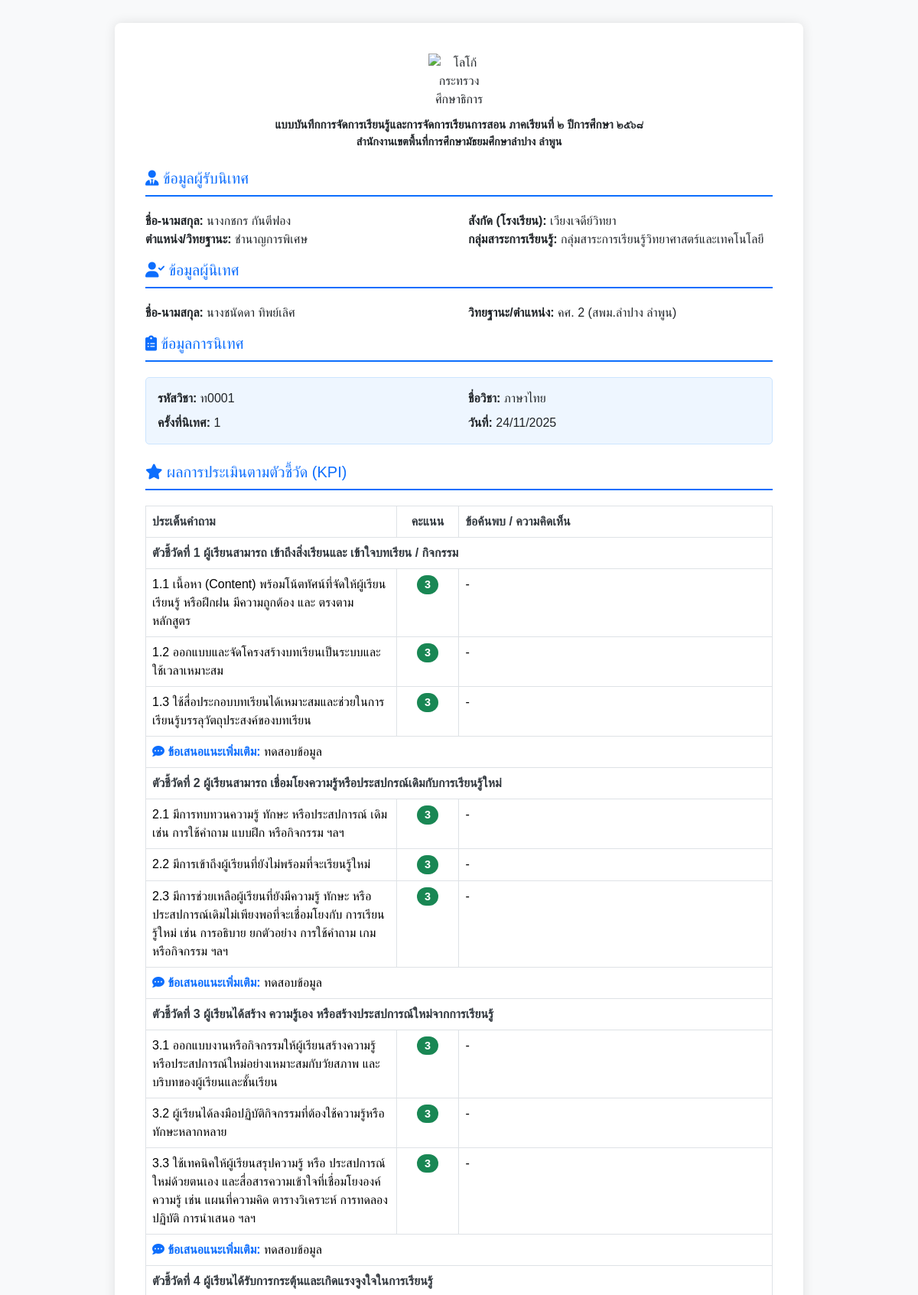
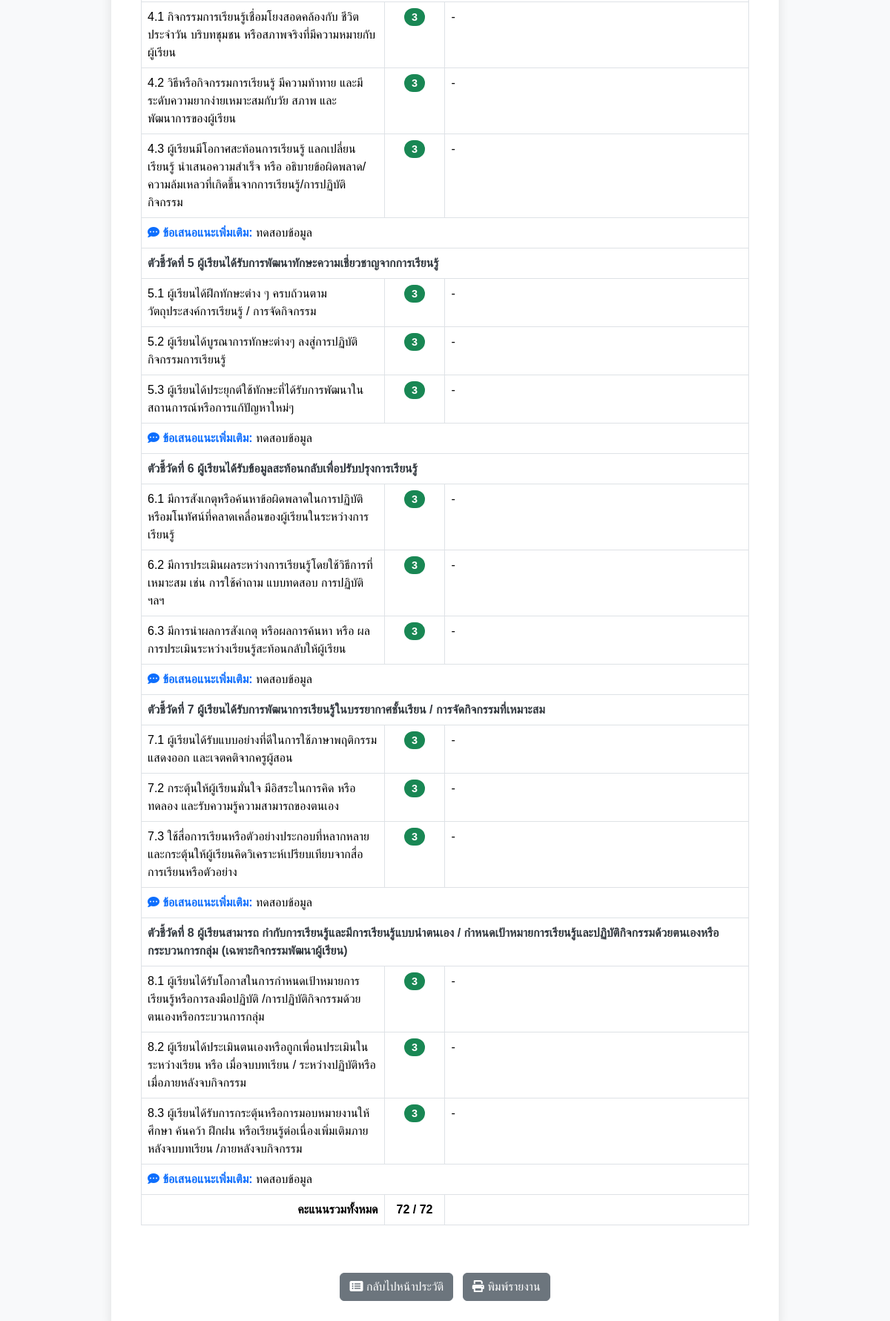
The app's page /supervision_report.php?session_id=33 with its own data (2 pictures, top to bottom).
### tables this page shows
CREATE TABLE `supervision_sessions` (
  `id` int(11) NOT NULL,
  `supervisor_p_id` varchar(13) NOT NULL COMMENT 'FK to supervisor.p_id',
  `teacher_t_pid` varchar(13) NOT NULL COMMENT 'FK to teacher.t_pid',
  `subject_code` varchar(50) DEFAULT NULL COMMENT 'รหัสวิชา',
  `subject_name` varchar(255) DEFAULT NULL COMMENT 'ชื่อวิชา',
  `inspection_time` int(2) DEFAULT NULL COMMENT 'ครั้งที่นิเทศ',
  `inspection_date` date DEFAULT NULL COMMENT 'วันที่รับการนิเทศ',
  `overall_suggestion` text DEFAULT NULL COMMENT 'ข้อเสนอแนะเพิ่มเติม',
  `supervision_date` timestamp NOT NULL DEFAULT current_timestamp(),
  `satisfaction_suggestion` text DEFAULT NULL COMMENT 'ข้อเสนอแนะจากแบบประเมินความพึงพอใจ',
  `satisfaction_submitted` tinyint(1) NOT NULL DEFAULT 0 COMMENT 'สถานะการประเมิน: 0=ยังไม่ประเมิน, 1=ประเมินแล้ว',
  `satisfaction_date` datetime DEFAULT NULL COMMENT 'วันที่ประเมินความพึงพอใจ'
);

CREATE TABLE `teacher` (
  `t_pid` varchar(255) DEFAULT NULL,
  `school_id` int(11) DEFAULT NULL,
  `prefix_id` varchar(3) DEFAULT NULL,
  `PrefixName` varchar(100) DEFAULT NULL,
  `fname` varchar(100) DEFAULT NULL,
  `lname` varchar(100) DEFAULT NULL,
  `adm_rank_id` int(11) DEFAULT NULL,
  `adm_name` varchar(100) DEFAULT NULL,
  `learning_group_id` int(3) DEFAULT NULL,
  `learning_group` varchar(255) DEFAULT NULL,
  `major_subject` varchar(255) DEFAULT NULL
);

CREATE TABLE `school` (
  `school_id` int(11) DEFAULT NULL,
  `SchoolName` varchar(255) DEFAULT NULL,
  `SchoolGroup` int(11) DEFAULT NULL
);

CREATE TABLE `supervisor` (
  `p_id` varchar(13) DEFAULT NULL,
  `office_id` varchar(3) DEFAULT NULL,
  `OfficeName` varchar(255) DEFAULT NULL,
  `prefix_id` int(11) DEFAULT NULL,
  `PrefixName` varchar(50) DEFAULT NULL,
  `fname` varchar(100) DEFAULT NULL,
  `lname` varchar(100) DEFAULT NULL,
  `position` varchar(100) DEFAULT NULL,
  `rank_id` varchar(2) DEFAULT NULL,
  `RankName` varchar(255) DEFAULT NULL
);

CREATE TABLE `kpi_answers` (
  `id` int(11) NOT NULL,
  `session_id` int(11) NOT NULL COMMENT 'FK to supervision_sessions.id',
  `question_id` int(11) NOT NULL COMMENT 'FK to kpi_questions.id',
  `rating_score` int(1) DEFAULT NULL,
  `comment` text DEFAULT NULL
);

CREATE TABLE `kpi_questions` (
  `id` int(11) NOT NULL,
  `indicator_id` int(11) NOT NULL COMMENT 'FK อ้างอิงถึงตาราง kpi_indicators',
  `question_text` text NOT NULL COMMENT 'ข้อความคำถาม',
  `display_order` int(11) NOT NULL DEFAULT 0 COMMENT 'ลำดับการแสดงผลของคำถามในตัวชี้วัดนั้นๆ'
);

### supervision_report.php (the view, shortened to what this page needs)
<?php
require_once 'config/db_connect.php';
$session_id = intval($_REQUEST['session_id']);
$sql_info = "SELECT
                ss.*,
                /* ข้อมูลครู */
                t.PrefixName AS t_prefix, t.fname AS t_fname, t.lname AS t_lname,
                t.t_pid, t.adm_name AS t_position, vtcg.core_learning_group AS learning_group,
                s_school.SchoolName AS t_school,
                /* ข้อมูลผู้นิเทศ */
                sp.PrefixName AS s_prefix, sp.fname AS s_fname, sp.lname AS s_lname,
                sp.p_id AS s_pid, sp.RankName AS s_rank, sp.OfficeName AS s_office
            FROM supervision_sessions ss
            LEFT JOIN teacher t ON ss.teacher_t_pid = t.t_pid
            LEFT JOIN view_teacher_core_groups vtcg ON t.t_pid = vtcg.t_pid
            LEFT JOIN school s_school ON t.school_id = s_school.school_id
            LEFT JOIN supervisor sp ON ss.supervisor_p_id = sp.p_id
            WHERE ss.id = ?";
$stmt = $conn->prepare($sql_info);
$stmt->bind_param("i", $session_id);
$stmt->execute();
$result_info = $stmt->get_result();
$info = $result_info->fetch_assoc();
$sql_answers = "SELECT
                    q.question_text,
                    ans.rating_score,
                    ans.comment,
                    ind.title AS indicator_title,
                    ind.id AS indicator_id
                FROM kpi_answers ans
                JOIN kpi_questions q ON ans.question_id = q.id
                JOIN kpi_indicators ind ON q.indicator_id = ind.id
                WHERE ans.session_id = ?
                ORDER BY ind.display_order, q.display_order";
$stmt_ans = $conn->prepare($sql_answers);
$stmt_ans->bind_param("i", $session_id);
$stmt_ans->execute();
$result_ans = $stmt_ans->get_result();
$kpi_data = [];
$total_score = 0;
$count_questions = 0;
while ($row = $result_ans->fetch_assoc()) {
    $kpi_data[$row['indicator_id']]['title'] = $row['indicator_title'];
    $kpi_data[$row['indicator_id']]['questions'][] = $row;
    $total_score += $row['rating_score'];
    $count_questions++;
}
$sql_sugg = "SELECT indicator_id, suggestion_text FROM kpi_indicator_suggestions WHERE session_id = ?";
$stmt_sugg = $conn->prepare($sql_sugg);
$stmt_sugg->bind_param("i", $session_id);
$stmt_sugg->execute();
$result_sugg = $stmt_sugg->get_result();
$suggestions = [];
while ($row = $result_sugg->fetch_assoc()) {
    $suggestions[$row['indicator_id']] = $row['suggestion_text'];
}
?>
<!DOCTYPE html>
<html lang="th">
<head>
    <link href="https://cdn.jsdelivr.net/npm/bootstrap@5.3.3/dist/css/bootstrap.min.css" rel="stylesheet">
    <link rel="stylesheet" href="https://cdnjs.cloudflare.com/ajax/libs/font-awesome/6.0.0/css/all.min.css">
    <link rel="stylesheet" href="css/report_style.css"> </head>
<body>
    <div class="container">
        <div class="report-container" style="position: relative;">
            <div class="text-center mb-5" style="margin-bottom: 25px !important;">
                <img src="images/logo.png" alt="โลโก้กระทรวงศึกษาธิการ" style="max-width: 80px; margin-bottom: 10px;">
                <p style="margin-bottom: 0; font-weight: bold; font-size: 0.95rem;">แบบบันทึกการจัดการเรียนรู้และการจัดการเรียนการสอน ภาคเรียนที่ ๒ ปีการศึกษา ๒๕๖๘</p>
                <p style="margin-bottom: 0; font-weight: bold; font-size: 0.9rem;">สำนักงานเขตพื้นที่การศึกษามัธยมศึกษาลำปาง ลำพูน</p>
            </div>
            <h5 class="header-title"><i class="fas fa-user-tie"></i> ข้อมูลผู้รับนิเทศ</h5>
            <div class="row mb-3">
                <div class="col-6">
                    <strong>ชื่อ-นามสกุล:</strong> <?php echo $info['t_prefix'] . $info['t_fname'] . ' ' . $info['t_lname']; ?>
                </div>
                <div class="col-6">
                    <strong>สังกัด (โรงเรียน):</strong> <?php echo $info['t_school']; ?>
                </div>
                <div class="col-6">
                    <strong>ตำแหน่ง/วิทยฐานะ:</strong> <?php echo $info['t_position']; ?>
                </div>
                <div class="col-6">
                    <strong>กลุ่มสาระการเรียนรู้:</strong> <?php echo $info['learning_group'] ?? '-'; ?>
                </div>
            </div>
            <h5 class="header-title"><i class="fas fa-user-check"></i> ข้อมูลผู้นิเทศ</h5>
            <div class="row mb-3">
                <div class="col-6">
                    <strong>ชื่อ-นามสกุล:</strong> <?php echo $info['s_prefix'] . $info['s_fname'] . ' ' . $info['s_lname']; ?>
                </div>
                <div class="col-6">
                    <strong>วิทยฐานะ/ตำแหน่ง:</strong> <?php echo $info['s_rank']; ?> (<?php echo $info['s_office']; ?>)
                </div>
            </div>
            <h5 class="header-title"><i class="fas fa-clipboard-list"></i> ข้อมูลการนิเทศ</h5>
            <div class="info-box">
                <div class="row">
                    <div class="col-6"><strong>รหัสวิชา:</strong> <?php echo $info['subject_code']; ?></div>
                    <div class="col-6"><strong>ชื่อวิชา:</strong> <?php echo $info['subject_name']; ?></div>
                </div>
                <div class="row mt-2"> <div class="col-6"><strong>ครั้งที่นิเทศ:</strong> <?php echo $info['inspection_time']; ?></div>
                    <div class="col-6"><strong>วันที่:</strong> <?php echo date('d/m/Y', strtotime($info['supervision_date'])); ?></div>
                </div>
            </div>
            <h5 class="header-title mt-4"><i class="fas fa-star"></i> ผลการประเมินตามตัวชี้วัด (KPI)</h5>
            <div class="table-responsive">
                <table class="table table-bordered table-kpi">
                    <thead>
                        <tr>
                            <th style="width: 40%;">ประเด็นคำถาม</th>
                            <th style="width: 10%; text-align: center;">คะแนน</th>
                            <th style="width: 50%;">ข้อค้นพบ / ความคิดเห็น</th>
                        </tr>
                    </thead>
                    <?php foreach ($kpi_data as $ind_id => $data): ?>
                        <tbody style="page-break-inside: avoid;">
                            <tr class="indicator-title-row">
                                <td colspan="3"><?php echo $data['title']; ?></td>
                            </tr>
                            <?php foreach ($data['questions'] as $q): ?>
                                <tr>
                                    <td><?php echo $q['question_text']; ?></td>
                                    <td class="text-center">
                                        <?php
                                        $score = $q['rating_score'];
                                        $class = 'badge-2';
                                        if ($score == 3) $class = 'badge-3';
                                        elseif ($score == 1) $class = 'badge-1';
                                        elseif ($score == 0) $class = 'badge-0';
                                        ?>
                                        <span class="badge score-badge <?php echo $class; ?>"><?php echo htmlspecialchars($score); ?></span>
                                    </td>
                                    <td><?php echo !empty($q['comment']) ? nl2br(htmlspecialchars($q['comment'])) : '-'; ?></td>
                                </tr>
                            <?php endforeach; ?>
                            <?php if (isset($suggestions[$ind_id]) && !empty($suggestions[$ind_id])): ?>
                                <tr>
                                    <td colspan="3" class="kpi-suggestion-cell">
                                        <i class="fas fa-comment-dots"></i> <strong>ข้อเสนอแนะเพิ่มเติม:</strong>
                                        <?php echo nl2br(htmlspecialchars($suggestions[$ind_id])); ?>
                                    </td>
                                </tr>
                            <?php endif; ?>
                        </tbody>
                    <?php endforeach; ?>
                    <tbody>
                        <tr style="background-color: white;">
                            <td class="text-end"><strong>คะแนนรวมทั้งหมด</strong></td>
                            <td class="text-center fw-bold"><?php echo $total_score; ?> / <?php echo $count_questions * 3; ?></td>
                            <td></td>
                        </tr>
                    </tbody>
                </table>
            </div>
            <div class="text-center mt-5 no-print">
                <a href="history.php" class="btn btn-secondary me-2"><i class="fas fa-list-alt"></i> กลับไปหน้าประวัติ</a>
                <button onclick="window.print()" class="btn btn-secondary"><i class="fas fa-print"></i> พิมพ์รายงาน</button>
            </div>
        </div>
    </div>
</body>
</html>

### css/report_style.css (style rules this page uses)
body { background-color: #f8f9fa; font-family: 'Sarabun', sans-serif; }
.report-container { max-width: 900px; margin: 30px auto; background: #fff; padding: 40px; box-shadow: 0 0 15px rgba(0, 0, 0, 0.1); border-radius: 8px; }
.header-title { color: #0d6efd; border-bottom: 2px solid #0d6efd; padding-bottom: 10px; margin-bottom: 20px; }
.info-box { background-color: #eef6ff; padding: 15px; border-radius: 5px; margin-bottom: 20px; border: 1px solid #cce5ff; }
.table-kpi thead { background-color: white; }
.table-kpi th { background-color: white !important; color: #343a40 !important; }
.indicator-title-row td { background-color: white !important; color: #343a40 !important; font-weight: bold; }
.kpi-suggestion-cell { background-color: white !important; color: #000000 !important; }
.kpi-suggestion-cell strong { color: #0d6efd !important; }
.kpi-suggestion-cell i { color: #0d6efd !important; }
.table-kpi tbody tr { background-color: white; }
.score-badge { font-size: 0.9rem; padding: 5px 10px; border-radius: 20px; }
.badge-3 { background-color: #198754; color: white; }

### records on screen
supervision_sessions: teacher.PrefixName "นาง", teacher.fname "กชกร", teacher.lname "กันตีฟอง", school.SchoolName "เวียงเจดีย์วิทยา", teacher.adm_name "ชำนาญการพิเศษ", supervisor.PrefixName "นาง", supervisor.fname "ชนัดดา", supervisor.lname "ทิพย์เลิศ", supervisor.RankName "คศ. 2", supervisor.OfficeName "สพม.ลำปาง ลำพูน", subject_code "ท0001", subject_name "ภาษาไทย", inspection_time "1", supervision_date "24/11/2025"
kpi_answers: kpi_questions.question_text "1.1 เนื้อหา (Content) พร้อมโน้ตทัศน์ที่จัดให้ผู้เรียนเรียนรู้ หรือฝึกฝน มีความถูกต้อง และ ตรงตามหลักสูตร", rating_score "3", comment "-"
kpi_answers: kpi_questions.question_text "1.2 ออกแบบและจัดโครงสร้างบทเรียนเป็นระบบและใช้เวลาเหมาะสม", rating_score "3", comment "-"
kpi_answers: kpi_questions.question_text "1.3 ใช้สื่อประกอบบทเรียนได้เหมาะสมและช่วยในการเรียนรู้บรรลุวัตถุประสงค์ของบทเรียน", rating_score "3", comment "-"
kpi_answers: kpi_questions.question_text "2.1 มีการทบทวนความรู้ ทักษะ หรือประสปการณ์ เดิม เช่น การใช้คำถาม แบบฝึก หรือกิจกรรม ฯลฯ", rating_score "3", comment "-"
kpi_answers: kpi_questions.question_text "2.2 มีการเข้าถึงผู้เรียนที่ยังไม่พร้อมที่จะเรียนรู้ใหม่", rating_score "3", comment "-"
kpi_answers: kpi_questions.question_text "2.3 มีการช่วยเหลือผู้เรียนที่ยังมีความรู้ ทักษะ หรือ ประสปการณ์เดิมไม่เพียงพอที่จะเชื่อมโยงกับ การเรียนรู้ใหม่ เช่น การอธิบาย ยกตัวอย่าง การใช้คำถาม เกม หรือกิจกรรม ฯลฯ", rating_score "3", comment "-"
kpi_answers: kpi_questions.question_text "3.1 ออกแบบงานหรือกิจกรรมให้ผู้เรียนสร้างความรู้หรือประสปการณ์ใหม่อย่างเหมาะสมกับวัยสภาพ และบริบทของผู้เรียนและชั้นเรียน", rating_score "3", comment "-"
kpi_answers: kpi_questions.question_text "3.2 ผู้เรียนได้ลงมือปฏิบัติกิจกรรมที่ต้องใช้ความรู้หรือทักษะหลากหลาย", rating_score "3", comment "-"
kpi_answers: kpi_questions.question_text "3.3 ใช้เทคนิคให้ผู้เรียนสรุปความรู้ หรือ ประสปการณ์ใหม่ด้วยตนเอง และสื่อสารความเข้าใจที่เชื่อมโยงองค์ความรู้ เช่น แผนที่ความคิด ตารางวิเคราะห์ การทดลองปฏิบัติ การนำเสนอ ฯลฯ", rating_score "3", comment "-"
kpi_answers: kpi_questions.question_text "4.1 กิจกรรมการเรียนรู้เชื่อมโยงสอดคล้องกับ ชีวิตประจำวัน บริบทชุมชน หรือสภาพจริงที่มีความหมายกับผู้เรียน", rating_score "3", comment "-"
kpi_answers: kpi_questions.question_text "4.2 วิธีหรือกิจกรรมการเรียนรู้ มีความท้าทาย และมีระดับความยากง่ายเหมาะสมกับวัย สภาพ และพัฒนาการของผู้เรียน", rating_score "3", comment "-"
kpi_answers: kpi_questions.question_text "4.3 ผู้เรียนมีโอกาศสะท้อนการเรียนรู้ แลกเปลี่ยน เรียนรู้ นำเสนอความสำเร็จ หรือ อธิบายข้อผิดพลาด/ความล้มเหลวที่เกิดขึ้นจากการเรียนรู้/การปฏิบัติกิจกรรม", rating_score "3", comment "-"
kpi_answers: kpi_questions.question_text "5.1 ผู้เรียนได้ฝึกทักษะต่าง ๆ ครบถ้วนตามวัตถุประสงค์การเรียนรู้ / การจัดกิจกรรม", rating_score "3", comment "-"
kpi_answers: kpi_questions.question_text "5.2 ผู้เรียนได้บูรณาการทักษะต่างๆ ลงสู่การปฏิบัติกิจกรรมการเรียนรู้", rating_score "3", comment "-"
kpi_answers: kpi_questions.question_text "5.3 ผู้เรียนได้ประยุกต์ใช้ทักษะที่ได้รับการพัฒนาในสถานการณ์หรือการแก้ปัญหาใหม่ๆ", rating_score "3", comment "-"
kpi_answers: kpi_questions.question_text "6.1 มีการสังเกตุหรือค้นหาข้อผิดพลาดในการปฏิบัติหรือมโนทัศน์ที่คลาดเคลื่อนของผู้เรียนในระหว่างการเรียนรู้", rating_score "3", comment "-"
kpi_answers: kpi_questions.question_text "6.2 มีการประเมินผลระหว่างการเรียนรู้โดยใช้วิธีการที่เหมาะสม เช่น การใช้คำถาม แบบทดสอบ การปฏิบัติ ฯลฯ", rating_score "3", comment "-"
kpi_answers: kpi_questions.question_text "6.3 มีการนำผลการสังเกตุ หรือผลการค้นหา หรือ ผลการประเมินระหว่างเรียนรู้สะท้อนกลับให้ผู้เรียน", rating_score "3", comment "-"
kpi_answers: kpi_questions.question_text "7.1 ผู้เรียนได้รับแบบอย่างที่ดีในการใช้ภาษาพฤติกรรมแสดงออก และเจตคติจากครูผู้สอน", rating_score "3", comment "-"
kpi_answers: kpi_questions.question_text "7.2 กระตุ้นให้ผู้เรียนมั่นใจ มีอิสระในการคิด หรือ ทดลอง และรับความรู้ความสามารถของตนเอง", rating_score "3", comment "-"
kpi_answers: kpi_questions.question_text "7.3 ใช้สื่อการเรียนหรือตัวอย่างประกอบที่หลากหลาย และกระตุ้นให้ผู้เรียนคิดวิเคราะห์เปรียบเทียบจากสื่อการเรียนหรือตัวอย่าง", rating_score "3", comment "-"
kpi_answers: kpi_questions.question_text "8.1 ผู้เรียนได้รับโอกาสในการกำหนดเป้าหมายการเรียนรู้หรือการลงมือปฏิบัติ /การปฏิบัติกิจกรรมด้วยตนเองหรือกระบวนการกลุ่ม", rating_score "3", comment "-"
kpi_answers: kpi_questions.question_text "8.2 ผู้เรียนได้ประเมินตนเองหรือถูกเพื่อนประเมินในระหว่างเรียน หรือ เมื่อจบบทเรียน / ระหว่างปฏิบัติหรือเมื่อภายหลังจบกิจกรรม", rating_score "3", comment "-"
kpi_answers: kpi_questions.question_text "8.3 ผู้เรียนได้รับการกระตุ้นหรือการมอบหมายงานให้ศึกษา ค้นคว้า ฝึกฝน หรือเรียนรู้ต่อเนื่องเพิ่มเติมภายหลังจบบทเรียน /ภายหลังจบกิจกรรม", rating_score "3", comment "-"

### other values on screen
$info['learning_group'] "กลุ่มสาระการเรียนรู้วิทยาศาสตร์และเทคโนโลยี"
$data['title'] "ตัวชี้วัดที่ 1 ผู้เรียนสามารถ เข้าถึงสิ่งเรียนและ เข้าใจบทเรียน / กิจกรรม"
$suggestions[$ind_id] "ทดสอบข้อมูล"
$data['title'] "ตัวชี้วัดที่ 2 ผู้เรียนสามารถ เชื่อมโยงความรู้หรือประสปกรณ์เดิมกับการเรียนรู้ใหม่"
$data['title'] "ตัวชี้วัดที่ 3 ผู้เรียนได้สร้าง ความรู้เอง หรือสร้างประสปการณ์ใหม่จากการเรียนรู้"
$data['title'] "ตัวชี้วัดที่ 4 ผู้เรียนได้รับการกระตุ้นและเกิดแรงจูงใจในการเรียนรู้"
$data['title'] "ตัวชี้วัดที่ 5 ผู้เรียนได้รับการพัฒนาทักษะความเชี่ยวชาญจากการเรียนรู้"
$data['title'] "ตัวชี้วัดที่ 6 ผู้เรียนได้รับข้อมูลสะท้อนกลับเพื่อปรับปรุงการเรียนรู้"
$data['title'] "ตัวชี้วัดที่ 7 ผู้เรียนได้รับการพัฒนาการเรียนรู้ในบรรยากาศชั้นเรียน / การจัดกิจกรรมที่เหมาะสม"
$data['title'] "ตัวชี้วัดที่ 8 ผู้เรียนสามารถ กำกับการเรียนรู้และมีการเรียนรู้แบบนำตนเอง / กำหนดเป้าหมายการเรียนรู้และปฏิบัติกิจกรรมด้วยตนเองหรือกระบวนการกลุ่ม (เฉพาะกิจกรรมพัฒนาผู้เรียน)"
$total_score "72"
$count_questions * 3 "72"
